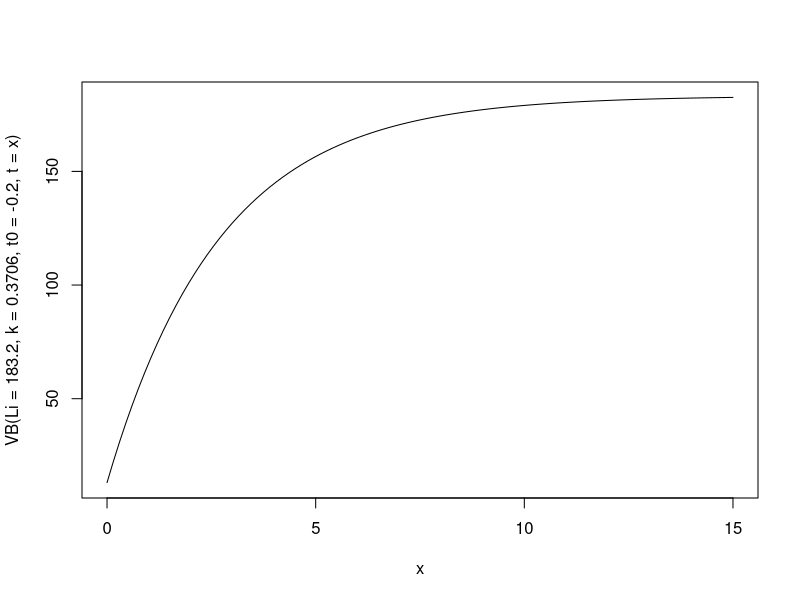

Here is the R script that generated this plot:
#ecuacion de von bertalanffy


  
VB<-function(Li,k,t,t0){
  VB<-Li*(1-exp(-k*(t-t0)))
  return(VB)
}
curve(expr = VB(Li=183.2,k=0.3706,t0=-0.2,t=x),from=0, to=15)
